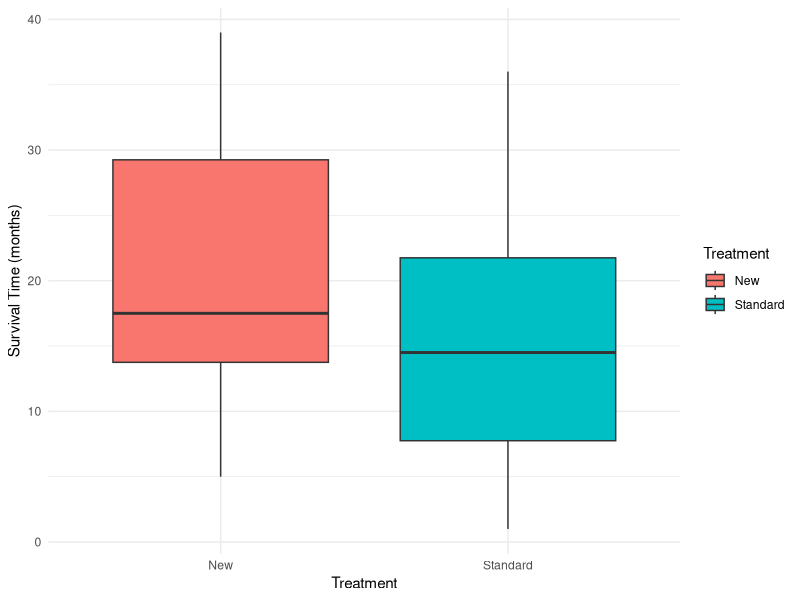
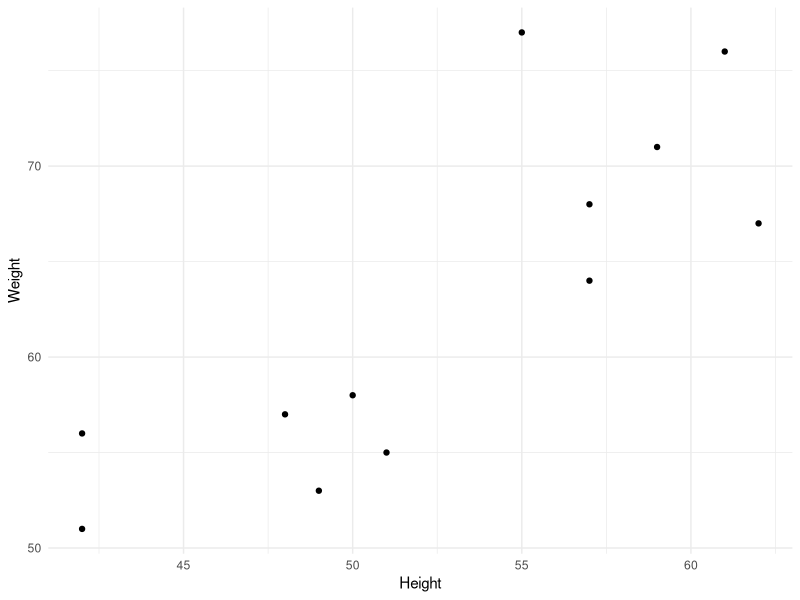
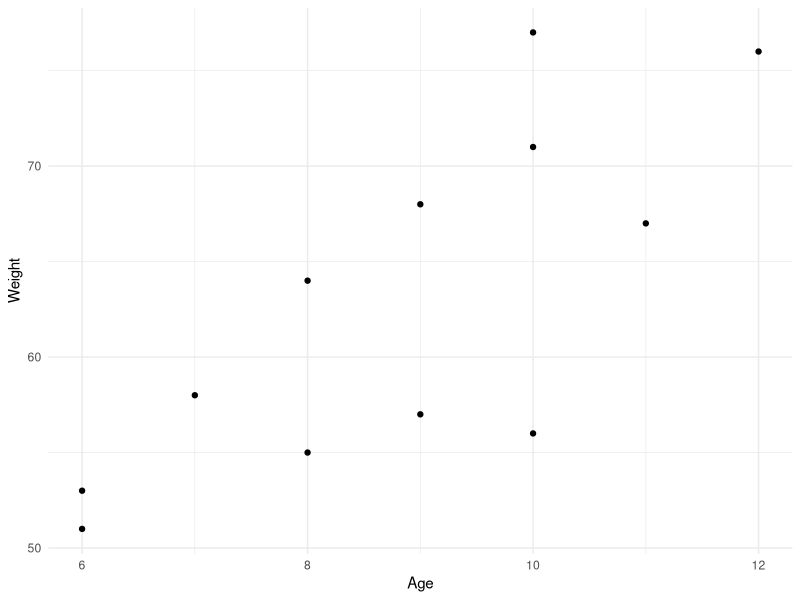

Write R code to recreate these figures, in order.
library(tidyverse)

# The survival times (in months) for two treatments for patients with severe 
# chronic left-ventricular heart failure are as follows:

###############################################################################
#                           CREATE DATA SET                                   #
###############################################################################

# define vector "new"
Treatment <- c(rep("Standard", 28), rep("New", 28))

# define vector "survival_time"
SurvivalTime <- c( 4, 15, 24, 10,  1, 27, 31,
                    14,  2, 16, 32,  7, 13, 36,
                    29,  6, 12, 18, 14, 15, 18,
                    6, 13, 21, 20,  8,  3, 24,
                    5, 20, 29, 15,  7, 32, 36,
                    17, 15, 19, 35, 10, 16, 39,
                    27, 14, 10, 16, 12, 13, 16,
                    9, 18, 33, 30, 29, 31, 27)  

# put the vectors into a data set together
data <- tibble(Treatment, SurvivalTime)
# we are using tibbles rather than data frames
# you can read about tibbles here:
# https://tibble.tidyverse.org/

###############################################################################
#                         SUMMARIZE DATA                                      #
###############################################################################

# OVERALL SUMMARY

# this creates new variables "mean" "sd" and "median"
summary_all <- data %>% summarize(mean = mean(SurvivalTime), 
                                  sd = sd(SurvivalTime),
                                  median = median(SurvivalTime)) 
# there are other statistics we can request from the summarize() function
# you can read about the summarize() function here:
# https://dplyr.tidyverse.org/reference/summarise.html

summary_all

# The mean survival time is 
round(summary_all$mean[1], digits = 2)

# The standard deviation of survival time is
round(summary_all$sd[1], digits = 2)

# The median survival time is 
round(summary_all$median[1], digits = 2)

# GROUP SUMMARIES

summary_groups <- data %>% group_by(Treatment) %>% # telling it to do everything by therapy group 
  summarise(mean = mean(SurvivalTime), 
            sd = sd(SurvivalTime), 
            median = median(SurvivalTime))

summary_groups

# The mean survival time for standard therapy is 
round(summary_groups$mean[2], digits = 2)

# The standard deviation of survival time for standard therapy is 
round(summary_groups$sd[2], digits = 2)

# The median survival time for standard therapy is 
round(summary_groups$median[2], digits = 2)

# The mean survival time for new therapy is 
round(summary_groups$mean[1], digits = 2)

# The standard deviation of survival time for new therapy is 
round(summary_groups$sd[1], digits = 2)

# The median survival time for new therapy is 
round(summary_groups$median[1], digits = 2)

###############################################################################
#                            DATA VISUALIZATION                               #
###############################################################################

data %>% ggplot(aes(x = Treatment, y = SurvivalTime, fill = Treatment)) +
  # ggplot() tells R we want to graph; we declare the x and y here
  # we can declare them elsewhere, though (in other geom_XXXXX() functions)
  # fill specifies the grouping variable
  geom_boxplot() + # creates a boxplot
  xlab("Treatment") + # adds x-axis label
  ylab("Survival Time (months)") + # adds y-axis label 
  theme_minimal() # changes graph background formatting

# EXAMPLE 2

# The following data are weight ($Y$), 
#                        height ($X_1$), 
#                    and age ($X_2$) 
# for a sample of 12 children. 

wgt <- c(64, 71, 53, 67, 55, 58, 77, 57, 56, 51, 76, 68)
hgt <- c(57, 59, 49, 62, 51, 50, 55, 48, 42, 42, 61, 57)
age <- c(8, 10, 6, 11, 8, 7, 10, 9, 10, 6, 12, 9)

data <- tibble(wgt, hgt, age)

###############################################################################
#                            DATA VISUALIZATION                               #
###############################################################################

#scatterplot for wgt x hgt
data %>% ggplot(aes(x = hgt, y = wgt)) +
  geom_point() + # puts points on the graph
  xlab("Height") +
  ylab("Weight") +
  theme_minimal()
  
# scatterplot for wgt x age
data %>% ggplot(aes(x = age, y = wgt)) +
  geom_point() + # puts points on the graph
  xlab("Age") +
  ylab("Weight") +
  theme_minimal()